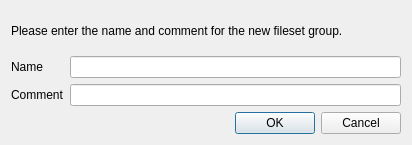
<ui version="4.0" >
 <class>CCreateNewFilesetGroupDlg</class>
 <widget class="QDialog" name="CCreateNewFilesetGroupDlg" >
  <property name="geometry" >
   <rect>
    <x>0</x>
    <y>0</y>
    <width>412</width>
    <height>145</height>
   </rect>
  </property>
  <property name="windowTitle" >
   <string>Create New Fileset Group</string>
  </property>
  <layout class="QVBoxLayout" name="verticalLayout" >
   <item>
    <widget class="QLabel" name="label" >
     <property name="text" >
      <string>Please enter the name and comment for the new fileset group.</string>
     </property>
    </widget>
   </item>
   <item>
    <layout class="QGridLayout" name="gridLayout" >
     <item row="0" column="0" >
      <widget class="QLabel" name="label_2" >
       <property name="text" >
        <string>Name</string>
       </property>
      </widget>
     </item>
     <item row="0" column="1" >
      <widget class="QLineEdit" name="NewFilesetGroupName" />
     </item>
     <item row="1" column="0" >
      <widget class="QLabel" name="label_3" >
       <property name="text" >
        <string>Comment</string>
       </property>
      </widget>
     </item>
     <item row="1" column="1" >
      <widget class="QLineEdit" name="NewFilesetGroupComment" />
     </item>
    </layout>
   </item>
   <item>
    <widget class="QDialogButtonBox" name="buttonBox" >
     <property name="orientation" >
      <enum>Qt::Horizontal</enum>
     </property>
     <property name="standardButtons" >
      <set>QDialogButtonBox::Cancel|QDialogButtonBox::Ok</set>
     </property>
    </widget>
   </item>
  </layout>
 </widget>
 <tabstops>
  <tabstop>NewFilesetGroupName</tabstop>
  <tabstop>NewFilesetGroupComment</tabstop>
  <tabstop>buttonBox</tabstop>
 </tabstops>
 <resources/>
 <connections>
  <connection>
   <sender>buttonBox</sender>
   <signal>accepted()</signal>
   <receiver>CCreateNewFilesetGroupDlg</receiver>
   <slot>accept()</slot>
   <hints>
    <hint type="sourcelabel" >
     <x>248</x>
     <y>254</y>
    </hint>
    <hint type="destinationlabel" >
     <x>157</x>
     <y>274</y>
    </hint>
   </hints>
  </connection>
  <connection>
   <sender>buttonBox</sender>
   <signal>rejected()</signal>
   <receiver>CCreateNewFilesetGroupDlg</receiver>
   <slot>reject()</slot>
   <hints>
    <hint type="sourcelabel" >
     <x>316</x>
     <y>260</y>
    </hint>
    <hint type="destinationlabel" >
     <x>286</x>
     <y>274</y>
    </hint>
   </hints>
  </connection>
 </connections>
</ui>
